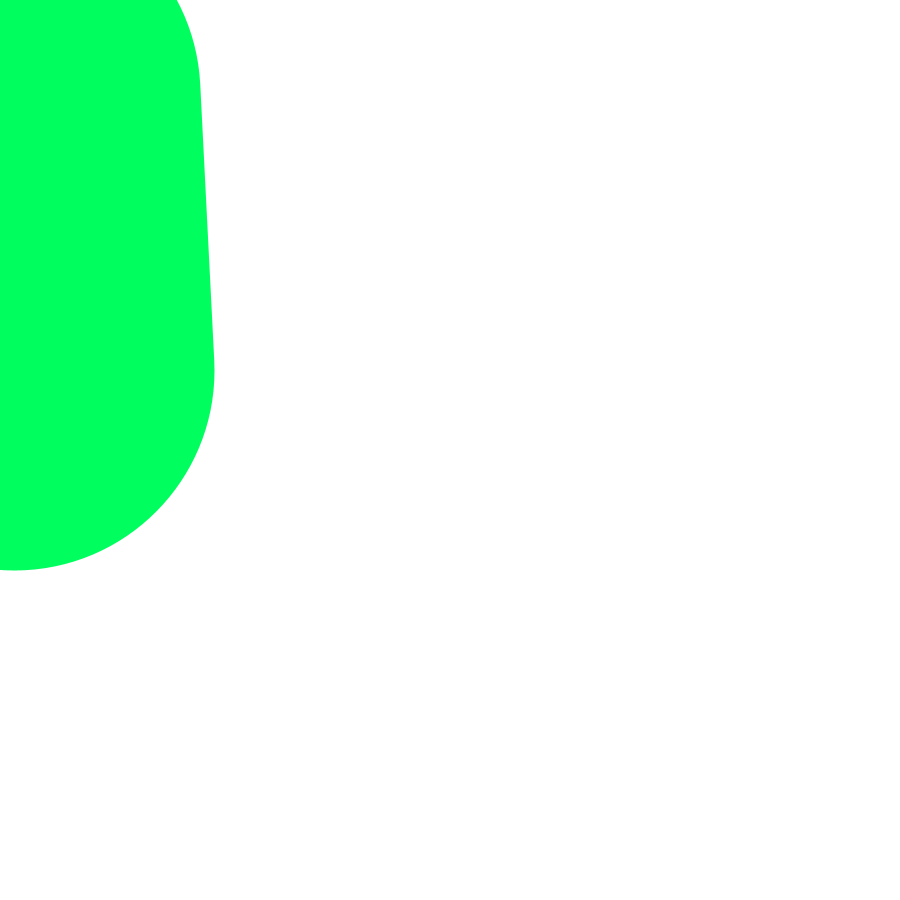
Frame 1 (no input)
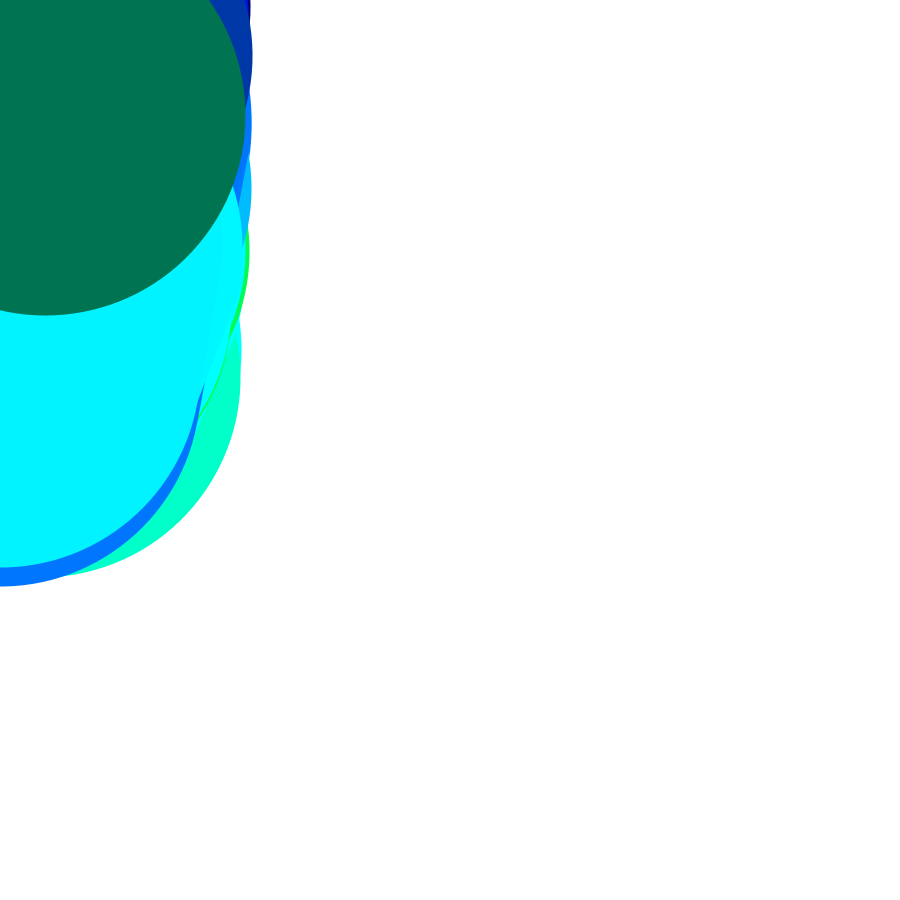
Frame 60 (the mouse pressed at the canvas centre just before this capture)
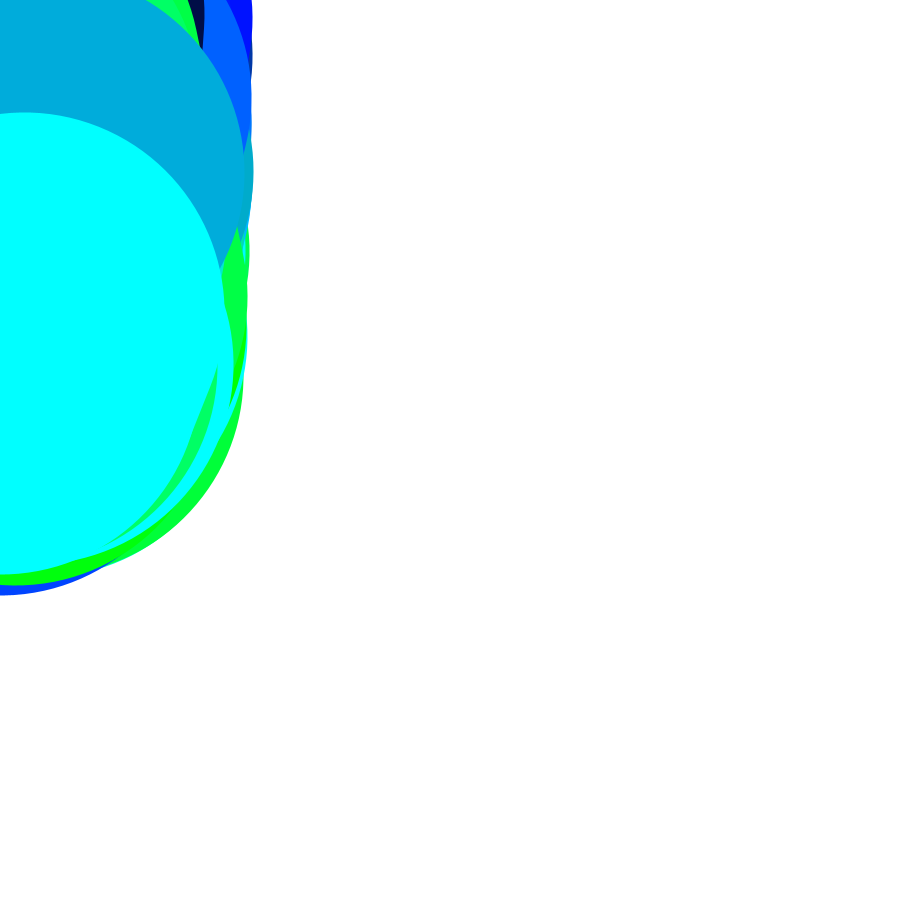
Frame 120 (the mouse held since frame 60 and released just before this capture)

The Processing sketch that drew these frames (run headless with seeded random() and noise(); from frame 60 on, the mouse is pressed at the canvas centre):

// Processing sketch: processing_99199
// ── processing_99199.pde

void setup() {size(900, 900);
background(255,255,255);}
 
void draw() {funStrokes();}
 
void funStrokes(){
for(int i=0; i<400; i=i+1000)
{frameRate(10000000);
float r =random(167);
float s =random(55);
float t =random(389);
float v=random(400);
strokeWeight(400);
stroke(i,t,v);
line(i,v,s,t);}}
void mouseDragged()
{
  fill(random (255), random (255), random (255));
  ellipse (mouseX, mouseY, 1,9  );

}
